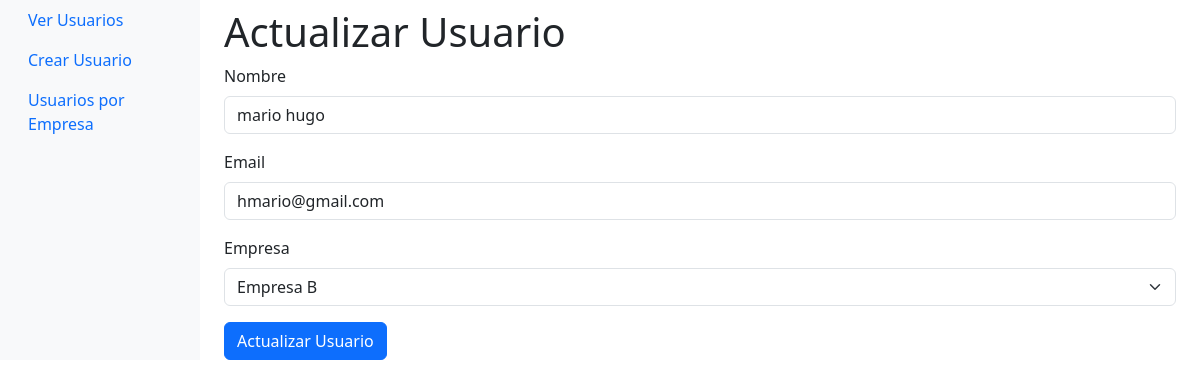
Screenshot of /usuarios/2/update with the database file from the repository.
### api/models.py (models this page shows)
class Usuario(Base):
    __tablename__ = "usuarios"
    id = Column(Integer, primary_key=True, index=True)
    id_fk_empresa = Column(Integer, ForeignKey("empresas.id"))
    nombre = Column(String)
    email = Column(String)
    empresa = relationship("Empresa", back_populates="usuarios")

### api/main.py (the view)
@app.get("/usuarios/{usuario_id}/update", response_class=HTMLResponse)
def ver_actualizar_usuario(request: Request, usuario_id: int):
    db = database.SessionLocal()
    db_usuario = crud.leer_usuario(db, usuario_id)
    if db_usuario is None:
        raise HTTPException(status_code=404, detail="Usuario no encontrado")
    return templates.TemplateResponse("update.html", {"request": request, "usuario": db_usuario})

### api/templates/update.html (shortened to what this page needs)
<!DOCTYPE html>
<html lang="en">
<head>
    <link href="https://cdn.jsdelivr.net/npm/bootstrap@5.3.2/dist/css/bootstrap.min.css" rel="stylesheet">
</head>
<body>
    <div class="container-fluid">
        <div class="row">
            <nav id="sidebar" class="col-md-3 col-lg-2 d-md-block bg-light sidebar">
                <div class="position-sticky">
                    <ul class="nav flex-column">
                        <li class="nav-item">
                            <a class="nav-link" href="/">Ver Usuarios</a>
                        </li>
                        <li class="nav-item">
                            <a class="nav-link" href="/usuarios/create">Crear Usuario</a>
                        </li>
                        <li class="nav-item">
                            <a class="nav-link" href="/empresas/usuarios">Usuarios por Empresa</a>
                        </li>
                    </ul>
                </div>
            </nav>
            <main class="col-md-9 ms-sm-auto col-lg-10 px-md-4">
                <h1 class="mt-2">Actualizar Usuario</h1>
                <form action="/usuarios/{{ usuario.id }}/update" method="post" enctype="multipart/form-data">
                    <div class="mb-3">
                        <label for="nombre" class="form-label">Nombre</label>
                        <input type="text" class="form-control" id="nombre" name="nombre" value="{{ usuario.nombre }}" required>
                    </div>
                    <div class="mb-3">
                        <label for="email" class="form-label">Email</label>
                        <input type="email" class="form-control" id="email" name="email" value="{{ usuario.email }}" required>
                    </div>
                    <div class="mb-3">
                        <label for="id_fk_empresa" class="form-label">Empresa</label>
                        <select class="form-select" id="id_fk_empresa" name="id_fk_empresa" required>
                            <option value="2" {% if usuario.id_fk_empresa == 2 %}selected{% endif %}>Empresa B</option>
                        </select>
                    </div>
                    <button type="submit" class="btn btn-primary">Actualizar Usuario</button>
                </form>
            </main>
        </div>
    </div>
</body>
</html>

### rows the page displays
Usuario: nombre "mario hugo", email "hmario@gmail.com", id_fk_empresa "Empresa B"
